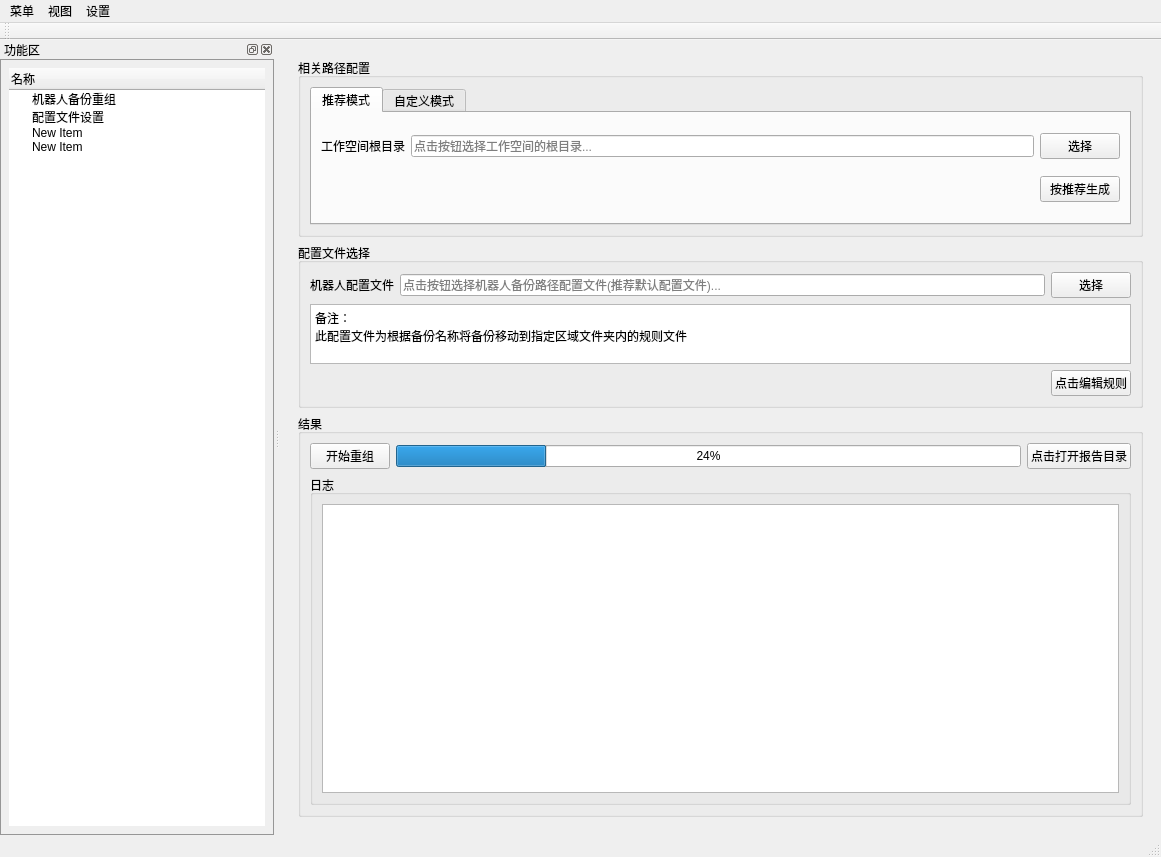
<?xml version="1.0" encoding="UTF-8"?>
<ui version="4.0">
 <class>MainWindow</class>
 <widget class="QMainWindow" name="MainWindow">
  <property name="geometry">
   <rect>
    <x>0</x>
    <y>0</y>
    <width>1161</width>
    <height>857</height>
   </rect>
  </property>
  <property name="windowTitle">
   <string>MainWindow</string>
  </property>
  <widget class="QWidget" name="centralwidget">
   <layout class="QGridLayout" name="gridLayout_6">
    <item row="0" column="0">
     <widget class="QStackedWidget" name="stackedWidget">
      <property name="currentIndex">
       <number>0</number>
      </property>
      <widget class="QWidget" name="page_rob_backup_reform">
       <layout class="QGridLayout" name="gridLayout_4">
        <item row="0" column="0">
         <layout class="QVBoxLayout" name="verticalLayout_rob_backup_reform" stretch="0,1,5">
          <item>
           <widget class="QGroupBox" name="groupBox_path">
            <property name="title">
             <string>相关路径配置</string>
            </property>
            <layout class="QGridLayout" name="gridLayout_2">
             <item row="0" column="0">
              <widget class="QTabWidget" name="tabWidget_rob_backup_reform">
               <property name="currentIndex">
                <number>0</number>
               </property>
               <widget class="QWidget" name="tab_recommend">
                <attribute name="title">
                 <string>推荐模式</string>
                </attribute>
                <layout class="QVBoxLayout" name="verticalLayout_3">
                 <item>
                  <layout class="QHBoxLayout" name="horizontalLayout_workspace_path">
                   <item>
                    <widget class="QLabel" name="label_workspace_path">
                     <property name="text">
                      <string>工作空间根目录</string>
                     </property>
                    </widget>
                   </item>
                   <item>
                    <widget class="QLineEdit" name="lineEdit_workspace_path">
                     <property name="enabled">
                      <bool>true</bool>
                     </property>
                     <property name="whatsThis">
                      <string/>
                     </property>
                     <property name="text">
                      <string/>
                     </property>
                     <property name="readOnly">
                      <bool>true</bool>
                     </property>
                     <property name="placeholderText">
                      <string>点击按钮选择工作空间的根目录...</string>
                     </property>
                    </widget>
                   </item>
                   <item>
                    <widget class="QPushButton" name="pushButton_workspace_path">
                     <property name="text">
                      <string>选择</string>
                     </property>
                    </widget>
                   </item>
                  </layout>
                 </item>
                 <item>
                  <layout class="QHBoxLayout" name="horizontalLayout_2">
                   <item>
                    <spacer name="horizontalSpacer_7">
                     <property name="orientation">
                      <enum>Qt::Horizontal</enum>
                     </property>
                     <property name="sizeHint" stdset="0">
                      <size>
                       <width>40</width>
                       <height>20</height>
                      </size>
                     </property>
                    </spacer>
                   </item>
                   <item>
                    <widget class="QPushButton" name="pushButton_recommend">
                     <property name="text">
                      <string>按推荐生成</string>
                     </property>
                    </widget>
                   </item>
                  </layout>
                 </item>
                </layout>
               </widget>
               <widget class="QWidget" name="tab_private">
                <attribute name="title">
                 <string>自定义模式</string>
                </attribute>
                <layout class="QGridLayout" name="gridLayout_5">
                 <item row="0" column="0">
                  <layout class="QHBoxLayout" name="horizontalLayout_rob_backup">
                   <item>
                    <widget class="QLabel" name="label_rob_backup">
                     <property name="text">
                      <string>机器人备份路径</string>
                     </property>
                    </widget>
                   </item>
                   <item>
                    <spacer name="horizontalSpacer">
                     <property name="orientation">
                      <enum>Qt::Horizontal</enum>
                     </property>
                     <property name="sizeType">
                      <enum>QSizePolicy::Minimum</enum>
                     </property>
                     <property name="sizeHint" stdset="0">
                      <size>
                       <width>36</width>
                       <height>20</height>
                      </size>
                     </property>
                    </spacer>
                   </item>
                   <item>
                    <widget class="QLineEdit" name="lineEdit_rob_backup">
                     <property name="enabled">
                      <bool>true</bool>
                     </property>
                     <property name="text">
                      <string/>
                     </property>
                     <property name="readOnly">
                      <bool>true</bool>
                     </property>
                     <property name="placeholderText">
                      <string>点击按钮选择机器人备份重组后文件夹所在路径...</string>
                     </property>
                    </widget>
                   </item>
                   <item>
                    <widget class="QPushButton" name="pushButton_rob_backup">
                     <property name="text">
                      <string>选择</string>
                     </property>
                    </widget>
                   </item>
                  </layout>
                 </item>
                 <item row="1" column="0">
                  <layout class="QHBoxLayout" name="horizontalLayout_report_path">
                   <item>
                    <widget class="QLabel" name="label_report_path">
                     <property name="text">
                      <string>机器人输出报告路径</string>
                     </property>
                    </widget>
                   </item>
                   <item>
                    <spacer name="horizontalSpacer_2">
                     <property name="orientation">
                      <enum>Qt::Horizontal</enum>
                     </property>
                     <property name="sizeType">
                      <enum>QSizePolicy::Minimum</enum>
                     </property>
                     <property name="sizeHint" stdset="0">
                      <size>
                       <width>12</width>
                       <height>20</height>
                      </size>
                     </property>
                    </spacer>
                   </item>
                   <item>
                    <widget class="QLineEdit" name="lineEdit_report_path">
                     <property name="enabled">
                      <bool>true</bool>
                     </property>
                     <property name="text">
                      <string/>
                     </property>
                     <property name="readOnly">
                      <bool>true</bool>
                     </property>
                     <property name="placeholderText">
                      <string>点击按钮选择机器人备份重组报告存放文件夹路径(推荐默认路径)...</string>
                     </property>
                    </widget>
                   </item>
                   <item>
                    <widget class="QPushButton" name="pushButton_report_path">
                     <property name="text">
                      <string>选择</string>
                     </property>
                    </widget>
                   </item>
                  </layout>
                 </item>
                 <item row="2" column="0">
                  <layout class="QHBoxLayout" name="horizontalLayout_disorder_pool">
                   <item>
                    <widget class="QLabel" name="label_disorder_pool">
                     <property name="text">
                      <string>机器人备份乱序池路径</string>
                     </property>
                    </widget>
                   </item>
                   <item>
                    <widget class="QLineEdit" name="lineEdit_disorder_pool">
                     <property name="enabled">
                      <bool>true</bool>
                     </property>
                     <property name="text">
                      <string/>
                     </property>
                     <property name="readOnly">
                      <bool>true</bool>
                     </property>
                     <property name="placeholderText">
                      <string>点击按钮选择机器人备份乱序文件夹的路径...</string>
                     </property>
                    </widget>
                   </item>
                   <item>
                    <widget class="QPushButton" name="pushButton_disorder_pool">
                     <property name="text">
                      <string>选择</string>
                     </property>
                    </widget>
                   </item>
                  </layout>
                 </item>
                </layout>
               </widget>
              </widget>
             </item>
            </layout>
           </widget>
          </item>
          <item>
           <widget class="QGroupBox" name="groupBox_configure">
            <property name="enabled">
             <bool>true</bool>
            </property>
            <property name="baseSize">
             <size>
              <width>0</width>
              <height>0</height>
             </size>
            </property>
            <property name="locale">
             <locale language="Chinese" country="China"/>
            </property>
            <property name="title">
             <string>配置文件选择</string>
            </property>
            <layout class="QVBoxLayout" name="verticalLayout">
             <property name="rightMargin">
              <number>9</number>
             </property>
             <item>
              <layout class="QHBoxLayout" name="horizontalLayout_configure">
               <item>
                <widget class="QLabel" name="label_configure">
                 <property name="text">
                  <string>机器人配置文件</string>
                 </property>
                </widget>
               </item>
               <item>
                <widget class="QLineEdit" name="lineEdit_configure">
                 <property name="enabled">
                  <bool>true</bool>
                 </property>
                 <property name="text">
                  <string/>
                 </property>
                 <property name="readOnly">
                  <bool>true</bool>
                 </property>
                 <property name="placeholderText">
                  <string>点击按钮选择机器人备份路径配置文件(推荐默认配置文件)...</string>
                 </property>
                </widget>
               </item>
               <item>
                <widget class="QPushButton" name="pushButton_configure">
                 <property name="text">
                  <string>选择</string>
                 </property>
                </widget>
               </item>
              </layout>
             </item>
             <item>
              <widget class="QTextBrowser" name="textBrowser">
               <property name="sizePolicy">
                <sizepolicy hsizetype="Expanding" vsizetype="Expanding">
                 <horstretch>0</horstretch>
                 <verstretch>0</verstretch>
                </sizepolicy>
               </property>
               <property name="maximumSize">
                <size>
                 <width>16777215</width>
                 <height>60</height>
                </size>
               </property>
               <property name="html">
                <string>&lt;!DOCTYPE HTML PUBLIC &quot;-//W3C//DTD HTML 4.0//EN&quot; &quot;http://www.w3.org/TR/REC-html40/strict.dtd&quot;&gt;
&lt;html&gt;&lt;head&gt;&lt;meta name=&quot;qrichtext&quot; content=&quot;1&quot; /&gt;&lt;style type=&quot;text/css&quot;&gt;
p, li { white-space: pre-wrap; }
&lt;/style&gt;&lt;/head&gt;&lt;body style=&quot; font-family:'SimSun'; font-size:9pt; font-weight:400; font-style:normal;&quot;&gt;
&lt;p style=&quot; margin-top:0px; margin-bottom:0px; margin-left:0px; margin-right:0px; -qt-block-indent:0; text-indent:0px;&quot;&gt;备注：&lt;/p&gt;
&lt;p style=&quot; margin-top:0px; margin-bottom:0px; margin-left:0px; margin-right:0px; -qt-block-indent:0; text-indent:0px;&quot;&gt;此配置文件为根据备份名称将备份移动到指定区域文件夹内的规则文件&lt;/p&gt;&lt;/body&gt;&lt;/html&gt;</string>
               </property>
              </widget>
             </item>
             <item>
              <layout class="QHBoxLayout" name="horizontalLayout_5">
               <item>
                <spacer name="horizontalSpacer_3">
                 <property name="orientation">
                  <enum>Qt::Horizontal</enum>
                 </property>
                 <property name="sizeHint" stdset="0">
                  <size>
                   <width>40</width>
                   <height>20</height>
                  </size>
                 </property>
                </spacer>
               </item>
               <item>
                <widget class="QPushButton" name="pushButton_edit_configure">
                 <property name="text">
                  <string>点击编辑规则</string>
                 </property>
                </widget>
               </item>
              </layout>
             </item>
            </layout>
           </widget>
          </item>
          <item>
           <widget class="QGroupBox" name="groupBox_result">
            <property name="title">
             <string>结果</string>
            </property>
            <layout class="QGridLayout" name="gridLayout_8">
             <item row="0" column="0">
              <layout class="QVBoxLayout" name="verticalLayout_2">
               <item>
                <layout class="QHBoxLayout" name="horizontalLayout">
                 <item>
                  <widget class="QPushButton" name="pushButton_start">
                   <property name="text">
                    <string>开始重组</string>
                   </property>
                  </widget>
                 </item>
                 <item>
                  <widget class="QProgressBar" name="progressBar_result">
                   <property name="value">
                    <number>24</number>
                   </property>
                  </widget>
                 </item>
                 <item>
                  <widget class="QPushButton" name="pushButton_report">
                   <property name="text">
                    <string>点击打开报告目录</string>
                   </property>
                  </widget>
                 </item>
                </layout>
               </item>
               <item>
                <layout class="QHBoxLayout" name="horizontalLayout_3" stretch="3">
                 <item>
                  <widget class="QGroupBox" name="groupBox_log">
                   <property name="title">
                    <string>日志</string>
                   </property>
                   <layout class="QGridLayout" name="gridLayout_3">
                    <item row="0" column="0">
                     <widget class="QTextBrowser" name="textBrowser_log"/>
                    </item>
                   </layout>
                  </widget>
                 </item>
                </layout>
               </item>
              </layout>
             </item>
            </layout>
           </widget>
          </item>
         </layout>
        </item>
       </layout>
      </widget>
      <widget class="QWidget" name="page_2"/>
     </widget>
    </item>
   </layout>
  </widget>
  <widget class="QMenuBar" name="menubar">
   <property name="geometry">
    <rect>
     <x>0</x>
     <y>0</y>
     <width>1161</width>
     <height>23</height>
    </rect>
   </property>
   <widget class="QMenu" name="menu">
    <property name="title">
     <string>菜单</string>
    </property>
   </widget>
   <widget class="QMenu" name="menu_2">
    <property name="title">
     <string>设置</string>
    </property>
    <addaction name="action_3"/>
   </widget>
   <widget class="QMenu" name="menu_3">
    <property name="title">
     <string>视图</string>
    </property>
    <addaction name="actionshitu"/>
   </widget>
   <addaction name="menu"/>
   <addaction name="menu_3"/>
   <addaction name="menu_2"/>
  </widget>
  <widget class="QStatusBar" name="statusbar"/>
  <widget class="QDockWidget" name="dockWidget">
   <property name="minimumSize">
    <size>
     <width>150</width>
     <height>110</height>
    </size>
   </property>
   <property name="maximumSize">
    <size>
     <width>524284</width>
     <height>524287</height>
    </size>
   </property>
   <property name="baseSize">
    <size>
     <width>0</width>
     <height>0</height>
    </size>
   </property>
   <property name="autoFillBackground">
    <bool>false</bool>
   </property>
   <property name="styleSheet">
    <string notr="true">border:1px solid rgb(150, 150, 150)</string>
   </property>
   <property name="locale">
    <locale language="Chinese" country="China"/>
   </property>
   <property name="windowTitle">
    <string>功能区</string>
   </property>
   <attribute name="dockWidgetArea">
    <number>1</number>
   </attribute>
   <widget class="QWidget" name="dockWidgetContents">
    <layout class="QGridLayout" name="gridLayout">
     <item row="0" column="1">
      <widget class="QTreeWidget" name="treeWidget">
       <property name="acceptDrops">
        <bool>false</bool>
       </property>
       <property name="layoutDirection">
        <enum>Qt::LeftToRight</enum>
       </property>
       <property name="autoFillBackground">
        <bool>false</bool>
       </property>
       <property name="styleSheet">
        <string notr="true">border:none;</string>
       </property>
       <column>
        <property name="text">
         <string>名称</string>
        </property>
       </column>
       <item>
        <property name="text">
         <string>机器人备份重组</string>
        </property>
        <property name="background">
         <brush brushstyle="NoBrush">
          <color alpha="255">
           <red>255</red>
           <green>85</green>
           <blue>0</blue>
          </color>
         </brush>
        </property>
       </item>
       <item>
        <property name="text">
         <string>配置文件设置</string>
        </property>
       </item>
       <item>
        <property name="text">
         <string>New Item</string>
        </property>
       </item>
       <item>
        <property name="text">
         <string>New Item</string>
        </property>
       </item>
      </widget>
     </item>
    </layout>
   </widget>
  </widget>
  <widget class="QToolBar" name="toolBar">
   <property name="windowTitle">
    <string>toolBar</string>
   </property>
   <attribute name="toolBarArea">
    <enum>TopToolBarArea</enum>
   </attribute>
   <attribute name="toolBarBreak">
    <bool>false</bool>
   </attribute>
  </widget>
  <action name="actionshitu">
   <property name="text">
    <string>功能区</string>
   </property>
  </action>
  <action name="action_3">
   <property name="text">
    <string>路径配置</string>
   </property>
  </action>
 </widget>
 <resources/>
 <connections/>
</ui>
